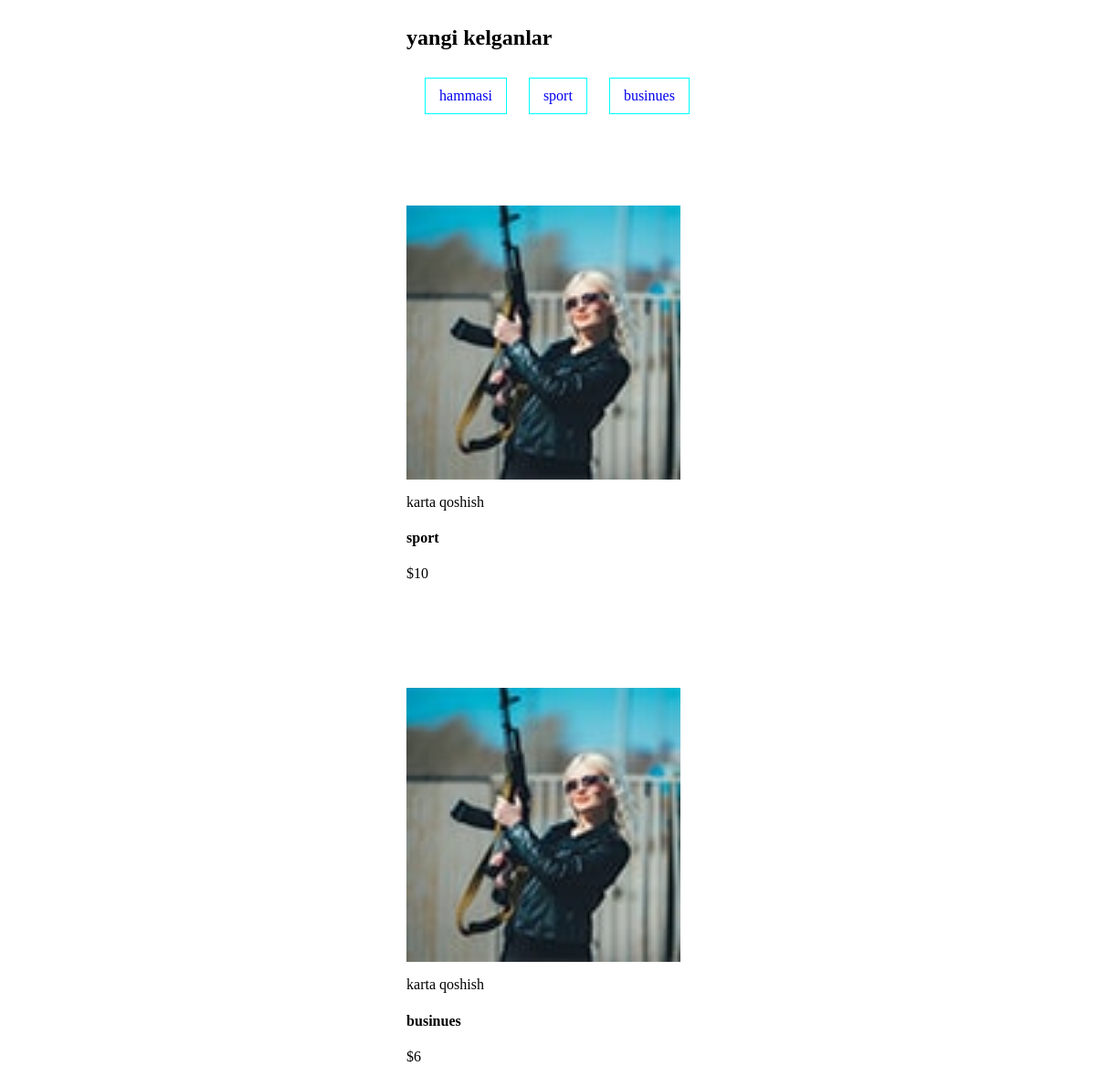
/cat/, run on an earlier commit of the app's database.
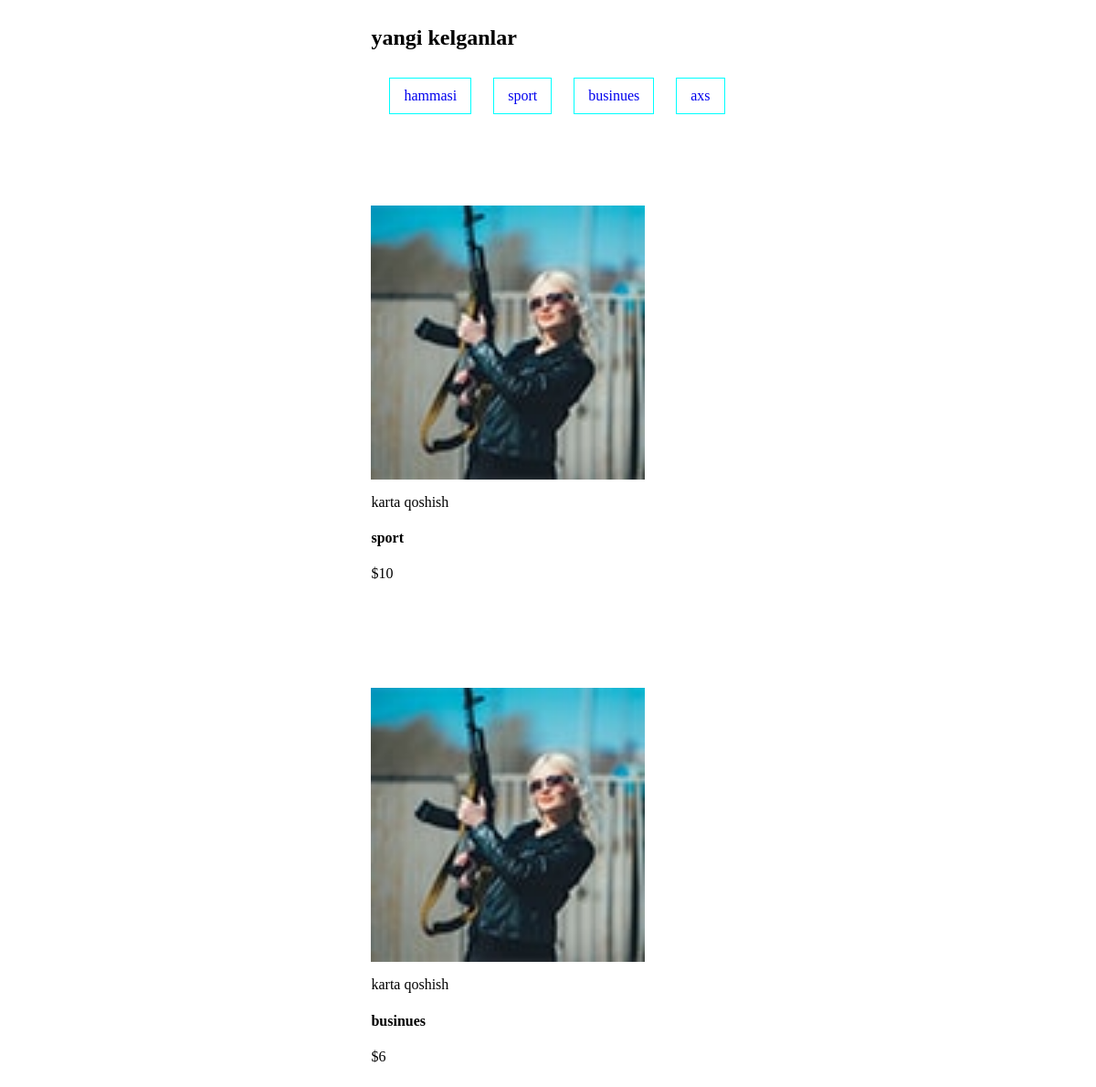
And on a later commit of the database.
### new_app/models.py (models this page shows, shortened)
class Category(models.Model):
    class Meta:
        verbose_name = 'My Category'
        verbose_name_plural = 'My Categorys'
    category_name = models.CharField(max_length=100)

class Arrival(models.Model):
    arrivals_img = models.ImageField()
    arrivals_title = models.CharField(max_length=200)
    arrivals_price = models.IntegerField(default=10)
    category = models.ForeignKey("Category", blank=True, on_delete=models.CASCADE)
    arrivals_size  = models.CharField(max_length=30)
    arrivals_text = models.TextField(max_length=700)

### new_app/views.py (the view)
# urls.py: path("cat/", cat, name="cat" )
def cat(request):
    category = request.GET.get('category')
    if category == None:
        arrivals = Arrival.objects.all()
    else:
        arrivals = Arrival.objects.filter(category__category_name=category)
    categires = Category.objects.all()
    context = {
        "arrivals":arrivals,
        "categoryes":categires,
    }
    return render(request, "includes/cat.html", context)

### templates/includes/cat.html (shortened to what this page needs)
{% load static %}
<section id="new-arrivals" class="new-arrivals">
    <div class="container">
        <div class="section-header">
            <h2>yangi kelganlar</h2>
            <a class="links" href="#">hammasi</a>
            {% for category in categoryes %}
            <a class="links" href="{% url 'NEWSROOM:cat' %}?category={{ category.category_name }}">{{ category.category_name }}</a>
            {% endfor %}
        </div>
        <div class="new-arrivals-content">
            <div class="row">
                {% for y in arrivals %}
                <div class="col-md-3 col-sm-4">
                    <div class="single-new-arrival">
                        <div class="single-new-arrival-bg">
                            <img class="images" src="{% static 'media/news-100x100-5.jpg' %}" alt="new-arrivals images">
                            <div class="new-arrival-cart">
                                <p>
                                    <a href="#">karta qoshish</a>
                                </p>
                            </div>
                        </div>
                        <h4 class="category"><a href="{% url 'NEWSROOM:arrivals_detal' y.pk %}">{{ y.arrivals_title }}</a></h4>
                        <p class="arrival-product-price">${{ y.arrivals_price }}</p>
                    </div>
                </div>
                {% endfor %}
            </div>
        </div>
    </div>
</section>

What changed in the data, as far as the page shows it:
added Category: category_name "axs"
